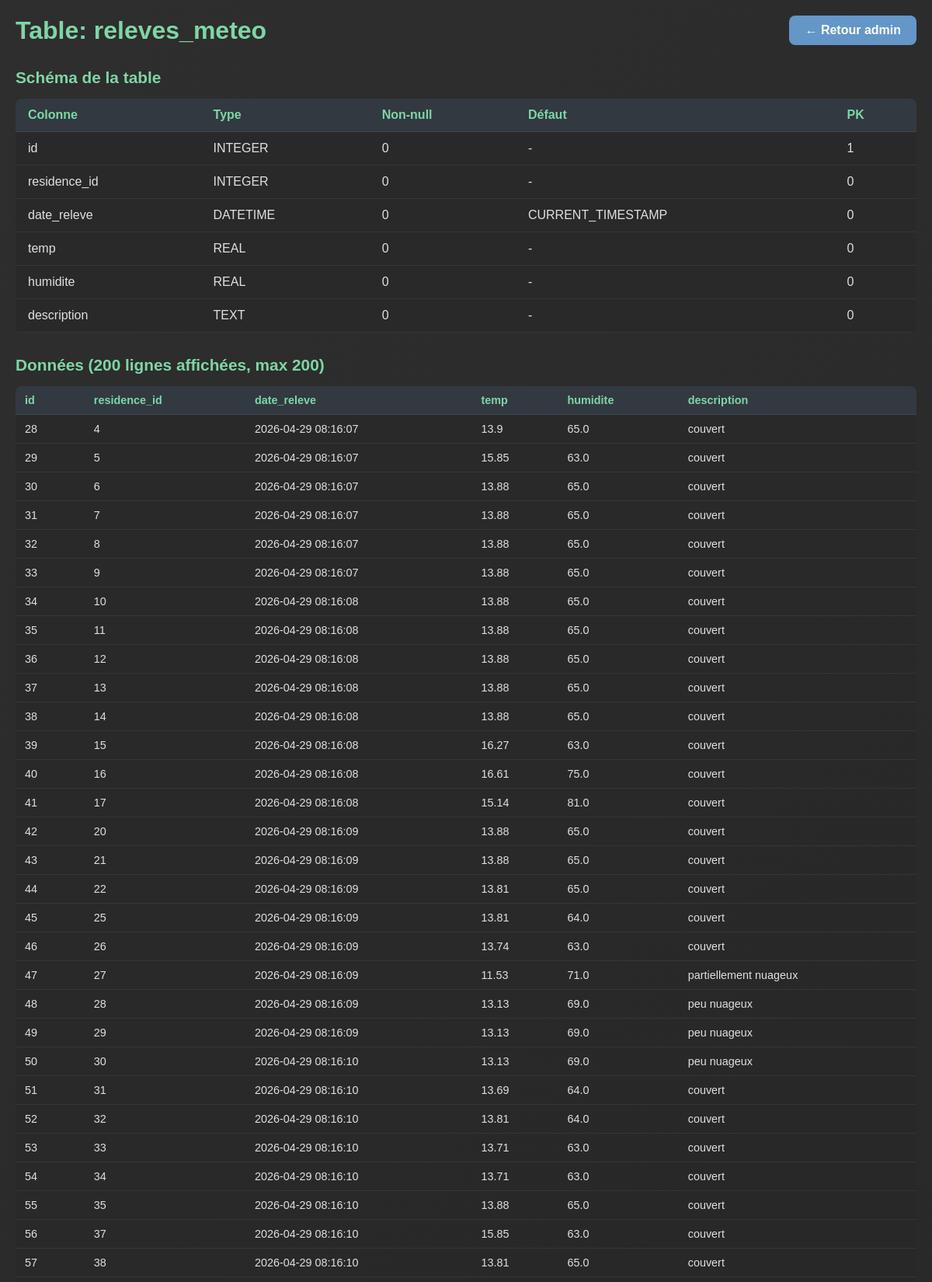
The app's page /admin/table/releves_meteo (signed in, upper part) with its own data.
### tables this page shows
CREATE TABLE releves_meteo (
        id INTEGER PRIMARY KEY AUTOINCREMENT,
        residence_id INTEGER,
        date_releve DATETIME DEFAULT CURRENT_TIMESTAMP,
        temp REAL,
        humidite REAL,
        description TEXT,
        FOREIGN KEY (residence_id) REFERENCES residences(id)
    );

### app.py (the view)
@app.route('/admin/table/<table_name>')
@admin_required
def admin_table(table_name):
    conn = get_db_connection()
    cursor = conn.cursor()
    tables = cursor.execute("SELECT name FROM sqlite_master WHERE type='table' AND name = ?", (table_name,)).fetchall()
    if not tables:
        flash('Table introuvable', 'error')
        conn.close()
        return redirect(url_for('admin'))
    schema = cursor.execute(f"PRAGMA table_info({table_name})").fetchall()
    data = cursor.execute(f"SELECT * FROM {table_name} LIMIT 200").fetchall()
    conn.close()
    return render_template('admin_table.html',
                         table_name=table_name,
                         schema=schema,
                         data=data)

### app.py (called while the page is built, shortened)
def get_db_connection():
    conn = sqlite3.connect(DB_NAME)
    conn.row_factory = sqlite3.Row
    return conn

def get_user_by_username(username):
    conn = get_db_connection()
    user = conn.execute('SELECT * FROM users WHERE username = ?', (username,)).fetchone()
    conn.close()
    return user

def get_current_user():
    if session.get('user_id'):
        user = get_user_by_username(session.get('username', ''))
        return user
    return None

def admin_required(func):
    from functools import wraps
    @wraps(func)
    def decorated_function(*args, **kwargs):
        user = get_current_user()
        if not user or user['role'] != 'admin':
            flash('Accès réservé aux administrateurs', 'error')
            return redirect(url_for('home'))
        return func(*args, **kwargs)
    return decorated_function

@app.context_processor
def inject_current_user():
    return {'current_user': get_current_user()}

@app.before_request
def start_weather_updates():
    global weather_thread_started

### templates/admin_table.html (shortened to what this page needs)
<!DOCTYPE html>
<html lang="fr">
<head>
</head>
<body>
    <div class="conteneur">
        <div class="header">
            <h1>Table: {{ table_name }}</h1>
            <a href="/admin" class="back-btn">← Retour admin</a>
        </div>
        <div class="schema-section">
            <h2>Schéma de la table</h2>
            <table class="schema-table">
                <thead>
                    <tr>
                        <th>Colonne</th>
                        <th>Type</th>
                        <th>Non-null</th>
                        <th>Défaut</th>
                        <th>PK</th>
                    </tr>
                </thead>
                <tbody>
                    {% for col in schema %}
                        <tr>
                            <td>{{ col['name'] }}</td>
                            <td>{{ col['type'] }}</td>
                            <td>{{ col['notnull'] }}</td>
                            <td>{{ col['dflt_value'] or '-' }}</td>
                            <td>{{ col['pk'] }}</td>
                        </tr>
                    {% endfor %}
                </tbody>
            </table>
        </div>
        <div class="data-section">
            <h2>Données ({{ data | length }} lignes affichées, max 200)</h2>
            <div class="scroll-x">
                <table class="data-table">
                    <thead>
                        <tr>
                            {% for col in schema %}
                                <th>{{ col['name'] }}</th>
                            {% endfor %}
                        </tr>
                    </thead>
                    <tbody>
                        {% for row in data %}
                            <tr>
                                {% for col in schema %}
                                    <td>
                                        {% if row[col['name']] is none %}
                                            <span class="null-value">NULL</span>
                                        {% else %}
                                            {{ row[col['name']] }}
                                        {% endif %}
                                    </td>
                                {% endfor %}
                            </tr>
                        {% endfor %}
                    </tbody>
                </table>
            </div>
        </div>
    </div>
</body>
</html>

### templates/admin_table.html (style rules this page uses)
* { margin: 0; padding: 0; box-sizing: border-box; }
html, body { width: 100%; height: 100%; font-family: 'Quicksand', sans-serif; background: linear-gradient(135deg, #2e2e2e, #1f1f1f); color: #e0e0e0; }
body { padding: 20px; }
.conteneur { max-width: 1200px; margin: 0 auto; }
.header { display: flex; justify-content: space-between; align-items: center; margin-bottom: 30px; }
h1 { font-size: 2rem; color: #7ed6a5; }
a.back-btn { padding: 10px 20px; background: #6496c8; color: white; text-decoration: none; border-radius: 8px; font-weight: 600; transition: 0.3s; }
.schema-section { margin-bottom: 30px; }
.schema-section h2 { font-size: 1.3rem; margin-bottom: 15px; color: #7ed6a5; }
.schema-table { width: 100%; border-collapse: collapse; background: rgba(40, 40, 40, 0.8); border-radius: 8px; overflow: hidden; }
.schema-table th, .schema-table td { padding: 12px 16px; text-align: left; border-bottom: 1px solid rgba(255, 255, 255, 0.06); }
.schema-table th { background: rgba(100, 150, 200, 0.15); font-weight: 600; color: #7ed6a5; }
.data-section { margin-bottom: 20px; }
.data-section h2 { font-size: 1.3rem; margin-bottom: 15px; color: #7ed6a5; }
.data-table { width: 100%; border-collapse: collapse; background: rgba(40, 40, 40, 0.8); border-radius: 8px; overflow: hidden; font-size: 0.9rem; }
.data-table th, .data-table td { padding: 10px 12px; text-align: left; border-bottom: 1px solid rgba(255, 255, 255, 0.06); max-width: 300px; word-break: break-word; }
.data-table th { background: rgba(100, 150, 200, 0.15); font-weight: 600; color: #7ed6a5; }
.scroll-x { overflow-x: auto; }

### records on screen
releves_meteo: id "28" "4" "2026-04-29 08:16:07" "13.9" "65.0" "couvert"
releves_meteo: id "29" "5" "2026-04-29 08:16:07" "15.85" "63.0" "couvert"
releves_meteo: id "30" "6" "2026-04-29 08:16:07" "13.88" "65.0" "couvert"
releves_meteo: id "31" "7" "2026-04-29 08:16:07" "13.88" "65.0" "couvert"
releves_meteo: id "32" "8" "2026-04-29 08:16:07" "13.88" "65.0" "couvert"
releves_meteo: id "33" "9" "2026-04-29 08:16:07" "13.88" "65.0" "couvert"
releves_meteo: id "34" "10" "2026-04-29 08:16:08" "13.88" "65.0" "couvert"
releves_meteo: id "35" "11" "2026-04-29 08:16:08" "13.88" "65.0" "couvert"
releves_meteo: id "36" "12" "2026-04-29 08:16:08" "13.88" "65.0" "couvert"
releves_meteo: id "37" "13" "2026-04-29 08:16:08" "13.88" "65.0" "couvert"
releves_meteo: id "38" "14" "2026-04-29 08:16:08" "13.88" "65.0" "couvert"
releves_meteo: id "39" "15" "2026-04-29 08:16:08" "16.27" "63.0" "couvert"
releves_meteo: id "40" "16" "2026-04-29 08:16:08" "16.61" "75.0" "couvert"
releves_meteo: id "41" "17" "2026-04-29 08:16:08" "15.14" "81.0" "couvert"
releves_meteo: id "42" "20" "2026-04-29 08:16:09" "13.88" "65.0" "couvert"
releves_meteo: id "43" "21" "2026-04-29 08:16:09" "13.88" "65.0" "couvert"
releves_meteo: id "44" "22" "2026-04-29 08:16:09" "13.81" "65.0" "couvert"
releves_meteo: id "45" "25" "2026-04-29 08:16:09" "13.81" "64.0" "couvert"
releves_meteo: id "46" "26" "2026-04-29 08:16:09" "13.74" "63.0" "couvert"
releves_meteo: id "47" "27" "2026-04-29 08:16:09" "11.53" "71.0" "partiellement nuageux"
releves_meteo: id "48" "28" "2026-04-29 08:16:09" "13.13" "69.0" "peu nuageux"
releves_meteo: id "49" "29" "2026-04-29 08:16:09" "13.13" "69.0" "peu nuageux"
releves_meteo: id "50" "30" "2026-04-29 08:16:10" "13.13" "69.0" "peu nuageux"
releves_meteo: id "51" "31" "2026-04-29 08:16:10" "13.69" "64.0" "couvert"
releves_meteo: id "52" "32" "2026-04-29 08:16:10" "13.81" "64.0" "couvert"
releves_meteo: id "53" "33" "2026-04-29 08:16:10" "13.71" "63.0" "couvert"
releves_meteo: id "54" "34" "2026-04-29 08:16:10" "13.71" "63.0" "couvert"
releves_meteo: id "55" "35" "2026-04-29 08:16:10" "13.88" "65.0" "couvert"
releves_meteo: id "56" "37" "2026-04-29 08:16:10" "15.85" "63.0" "couvert"
releves_meteo: id "57" "38" "2026-04-29 08:16:10" "13.81" "65.0" "couvert"

### other values on screen
{{ table_name }} "releves_meteo"
{{ col['name'] }} "id" "residence_id" "date_releve" "temp" "humidite" "description"
{{ col['type'] }} "INTEGER" "INTEGER" "DATETIME" "REAL" "REAL" "TEXT"
{{ col['notnull'] }} "0" "0" "0" "0" "0" "0"
{{ col['dflt_value'] or '-' }} "-" "-" "CURRENT_TIMESTAMP" "-" "-" "-"
{{ col['pk'] }} "1" "0" "0" "0" "0" "0"
{{ data | length }} "200"
